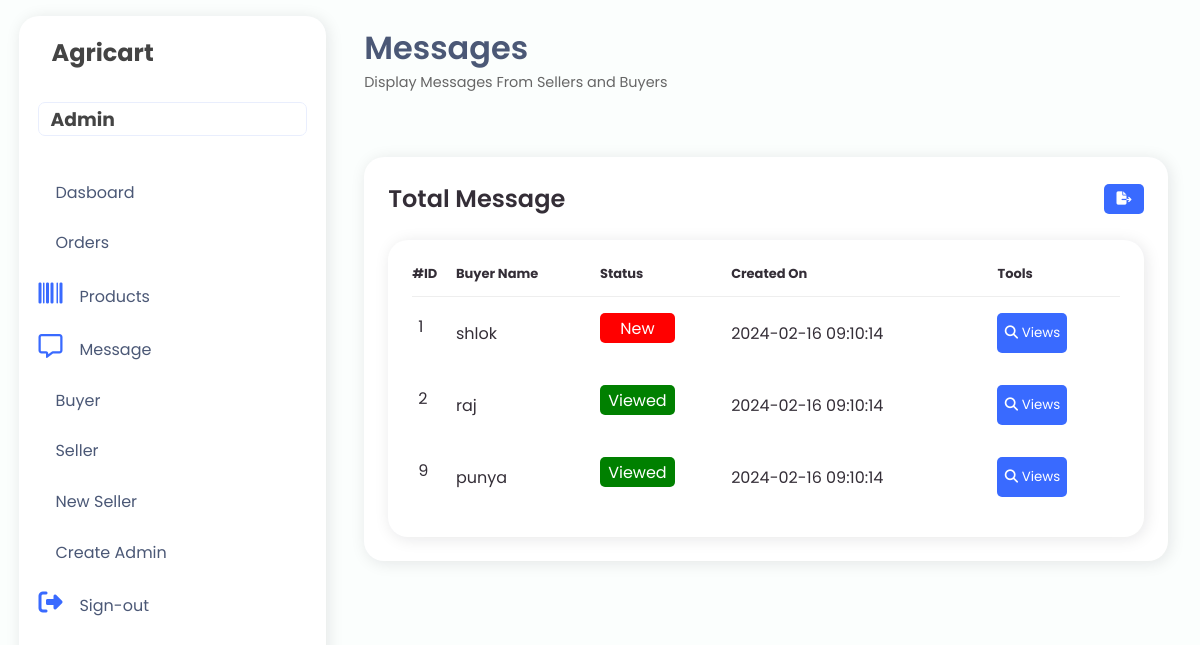
/admin/message.php (signed in), run on the app's committed database.
### tables this page shows
CREATE TABLE `contact_details` (
  `contact_id` int(255) NOT NULL,
  `buyer_name` varchar(255) NOT NULL,
  `email` varchar(255) NOT NULL,
  `message` varchar(255) NOT NULL,
  `status` bigint(20) NOT NULL,
  `created_on` datetime NOT NULL
);

### admin/message.php (the view, shortened to what this page needs)
<?php
include ("../database/connection.php");
$query = "select* from contact_details";
$result = mysqli_query($conn, $query);
?>
<!DOCTYPE html>
<html lang="en">
<head>
    <link rel="stylesheet" href="https://maxst.icons8.com/vue-static/landings/line-awesome/line-awesome/1.3.0/css/line-awesome.min.css">
    <link rel="stylesheet" href="admin.css">
</head>
<body>
    <?php include ("navbar.php"); ?>
    <div class="main-content">
        <header>
            <div class="header-title-wrapper">
                <div class="header-title">
                    <h1>Messages</h1>
                    <p>Display Messages From Sellers and Buyers<span class="las la-chart-lin"></span></p>
                </div>
            </div>
        </header>
        <main>
            <div class="table-data">
                <div class="order">
                <div class="head">
            <h3>Total Message</h3>
            <form id="download">
                <button onclick="downloadCSV()"><i class="fa-solid fa-file-export"></i></button>
            </form>
        </div>
                    <section>
                        <div class="table-data">
                            <div class="order">
                                <table id="table">
                                    <thead>
                                        <tr>
                                            <th>#ID</th>
                                            <th>Buyer Name</th>
                                            <th>Status</th>
                                            <th>Created On</th>
                                            <th>Tools</th>
                                        </tr>
                                    </thead>
                                    <tbody>
                                        <?php
                                        if (mysqli_num_rows($result) > 0) {
                                        while($row = mysqli_fetch_assoc($result)){
                                        ?>
                                            <tr>
                                                <td><?php echo $row['contact_id'];?></td>
                                                <td><?php echo $row['buyer_name'];?></td>
                                                <td class="status" >
                                                    <div class="status_inner_div"  style="background-color: <?php echo ($row['status'] == 0) ? 'red' : 'green'; ?>;">
                                                        <span><?php echo ($row['status'] == 0) ? 'New' : 'Viewed'; ?></span>
                                                    </div>
                                                </td>
                                                <td><?php echo $row['created_on'];?></td>
                                                <td>
                                                    <button onclick="openPopup('<?php echo $row['contact_id']; ?>')"><i class="fa-solid fa-magnifying-glass"></i> Views</button>
                                                </td>
                                            </tr>
                                            <?php
                                            }
                                        }
                                       ?>
                                    </tbody>
                                </table>
                            </div>
                        </div>
                    </section>
                </div>
            </div>
        </main>
    </div>
</body>
</html>

### admin/admin.css (style rules this page uses)
:root { --color-main: #396aff; --bg2: #dce5ff; --bg: #fbfefd; --main-accent: #e9eefd; --main-text: #4b5876; --shadow: rgba(17, 17, 26, 0.1) 2px 2px 16px; --light: #F9F9F9; --blue: #3C91E6; --light-blue: #CFE8FF; --grey: #eee; --dark-grey: #AAAAAA; --dark: #342E37; --red: #DB504A; --yellow: #FFCE26; --light-yellow: #FFF2C6; --orange: #FD7238; --light-orange: #FFE0D3; }
* { padding: 0; margin: 0; text-decoration: none; font-family: 'Poppins', sans-serif; list-style-type: none; box-sizing: border-box; }
body { background: var(--bg); overflow-x: hidden; }
.main-content { margin-left: 345px; width: calc(100vw - 345px); padding: 1rem 1.2rem; padding-right: 2rem; transition: margin-left 300ms; }
header { display: flex; justify-content: space-between; padding-top: .5rem; }
.header-title-wrapper { display: flex; }
.header-title h1 { color: var(--main-text); font-weight: 600; }
.header-title p { color: #666; font-size: .9rem; }
main { padding-top: 2.5rem; padding-bottom: 2.5rem; }
.table-data { display: flex; flex-wrap: wrap; grid-gap: 24px; margin-top: 24px; width: 100%; color: var(--dark); }
.table-data > div { border-radius: 20px; background: #fff; padding: 24px; overflow-x: auto; box-shadow: var(--shadow); }
.table-data .head { display: flex; align-items: center; grid-gap: 16px; margin-bottom: 24px; }
.table-data .head h3 { margin-right: auto; font-size: 24px; font-weight: 600; }
.table-data .order { flex-grow: 1; flex-basis: 500px; }
.table-data .order table { width: 100%; border-collapse: collapse; }
.table-data .order table th { padding-bottom: 12px; font-size: 13px; text-align: left; border-bottom: 1px solid var(--grey); }
.table-data .order table td { padding: 16px 0; }
.table-data .order table tr td:first-child { display: flex; align-items: center; grid-gap: 12px; padding-left: 6px; }
.status { display: inline-block; padding: 5px; border-radius: 3px; }
.status_inner_div { background-color: ; padding: 5px; display: flex; align-items: center; justify-content: center; width: 75px; height: 30px; border-radius: 5px; color: white; }
#download button { background-color: #396aff; color: #fff; border: none; border-radius: 5px; cursor: pointer; height: 30px; width: 40px; }
button { background-color: #396aff; color: #fff; border: none; border-radius: 5px; cursor: pointer; height: 30px; width: 40px; }
#table button { background-color: #396aff; color: #fff; padding: 10px 6px; border: none; border-radius: 5px; cursor: pointer; height: 40px; width: 70px; }

### data on the page
contact_details: contact_id "1", buyer_name "shlok", status "New", created_on "2024-02-16 09:10:14"
contact_details: contact_id "2", buyer_name "raj", status "Viewed", created_on "2024-02-16 09:10:14"
contact_details: contact_id "9", buyer_name "punya", status "Viewed", created_on "2024-02-16 09:10:14"
